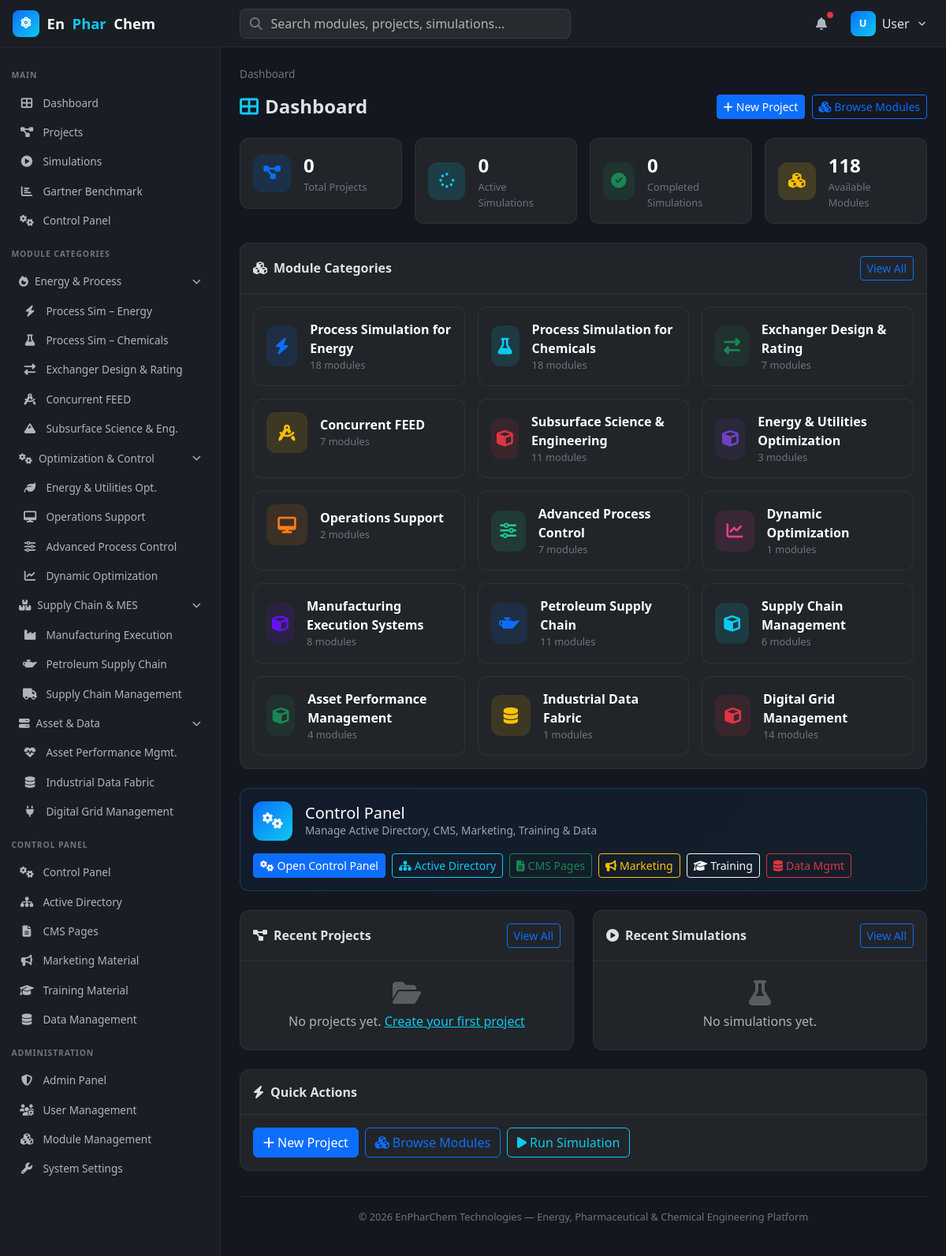
The app's page /dashboard (signed in) with its own data.
### tables this page shows
CREATE TABLE IF NOT EXISTS module_categories (
    id INT AUTO_INCREMENT PRIMARY KEY,
    name VARCHAR(255) NOT NULL,
    slug VARCHAR(255) NOT NULL UNIQUE,
    description TEXT,
    icon VARCHAR(50),
    sort_order INT DEFAULT 0,
    is_active TINYINT(1) DEFAULT 1,
    created_at TIMESTAMP DEFAULT CURRENT_TIMESTAMP
);

### views/dashboard/index.php (the view, shortened to what the rows shown need)
<?php
$categories = $categories ?? [];
?>
<div class="page-header">
    <h1><i class="fas fa-th-large me-2" style="color:var(--epc-accent);"></i>Dashboard</h1>
</div>
<div class="card mb-4">
    <div class="card-body">
        <?php if (!empty($categories)): ?>
        <div class="row g-3">
            <?php
            $catIcons = [
                'process-sim-energy' => 'fa-bolt',
                'process-sim-chemicals' => 'fa-flask',
                'exchanger-design' => 'fa-exchange-alt',
                'concurrent-feed' => 'fa-drafting-compass',
                'subsurface-engineering' => 'fa-mountain',
                'energy-utilities-optimization' => 'fa-leaf',
                'operations-support' => 'fa-desktop',
                'advanced-process-control' => 'fa-sliders-h',
                'dynamic-optimization' => 'fa-chart-line',
                'manufacturing-execution' => 'fa-industry',
                'petroleum-supply-chain' => 'fa-oil-can',
                'supply-chain-management' => 'fa-truck',
                'asset-performance' => 'fa-heartbeat',
                'industrial-data-fabric' => 'fa-database',
                'digital-grid-management' => 'fa-plug',
            ];
            $catColors = ['#0d6efd','#0dcaf0','#198754','#ffc107','#dc3545','#6f42c1','#fd7e14','#20c997','#e83e8c','#6610f2','#0d6efd','#0dcaf0','#198754','#ffc107','#dc3545'];
            $ci = 0;
            foreach ($categories as $cat):
                $icon = $catIcons[$cat['slug'] ?? ''] ?? 'fa-cube';
                $color = $catColors[$ci % count($catColors)];
                $ci++;
            ?>
            <div class="col-md-6 col-lg-4">
                <a href="/enpharchem/<?= htmlspecialchars($cat['slug']) ?>" class="text-decoration-none">
                    <div class="card module-card h-100 p-3">
                        <div class="d-flex align-items-center gap-3">
                            <div class="module-icon" style="background:<?= $color ?>20;color:<?= $color ?>;">
                                <i class="fas <?= $icon ?>"></i>
                            </div>
                            <div>
                                <div style="font-weight:600;color:#fff;"><?= htmlspecialchars($cat['name']) ?></div>
                                <div style="font-size:.8rem;color:#6c757d;"><?= (int)($cat['module_count'] ?? 0) ?> modules</div>
                            </div>
                        </div>
                    </div>
                </a>
            </div>
            <?php endforeach; ?>
        </div>
        <?php else: ?>
        <p class="text-muted mb-0">No module categories available.</p>
        <?php endif; ?>
    </div>
</div>

### records on screen
module_categories: name "Process Simulation for Energy", module_count "18"
module_categories: name "Process Simulation for Chemicals", module_count "18"
module_categories: name "Exchanger Design & Rating", module_count "7"
module_categories: name "Concurrent FEED", module_count "7"
module_categories: name "Subsurface Science & Engineering", module_count "11"
module_categories: name "Energy & Utilities Optimization", module_count "3"
module_categories: name "Operations Support", module_count "2"
module_categories: name "Advanced Process Control", module_count "7"
module_categories: name "Dynamic Optimization", module_count "1"
module_categories: name "Manufacturing Execution Systems", module_count "8"
module_categories: name "Petroleum Supply Chain", module_count "11"
module_categories: name "Supply Chain Management", module_count "6"
module_categories: name "Asset Performance Management", module_count "4"
module_categories: name "Industrial Data Fabric", module_count "1"
module_categories: name "Digital Grid Management", module_count "14"

### other values on screen
$_SESSION['user']['username'] "User"
$stats['total_projects'] "0"
$stats['active_simulations'] "0"
$stats['completed_simulations'] "0"
$stats['available_modules'] "118"
